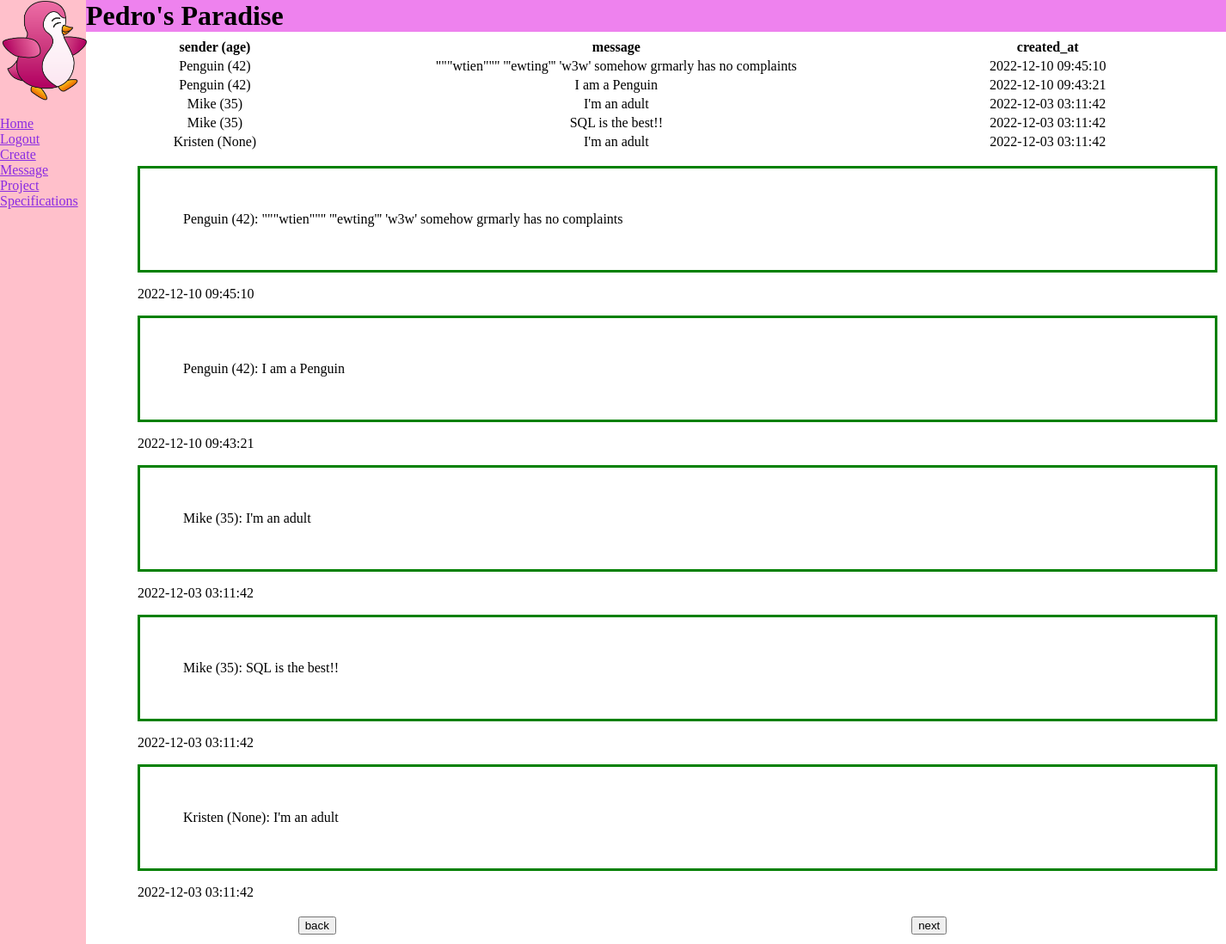
The page / (signed in) on the database its author committed.
### tables this page shows
CREATE TABLE users (
    id INTEGER PRIMARY KEY,
    username TEXT NOT NULL UNIQUE,
    password TEXT NOT NULL,
    age INTEGER
);

CREATE TABLE messages (
    id integer primary key,
    sender_id integer not null,
    message text not null,
    created_at timestamp not null default current_timestamp
    );

### db_twitter/project.py (the view)
@app.route('/')
def root():
    print_debug_info()
    username = request.cookies.get('username')
    password = request.cookies.get('password')
    []
    messages = create_messages()
    for message in messages:
        message
    good_credentials = are_credentials_good(username, password)
    return render_template('root.html', messages=create_messages(), logged_in= good_credentials)

### db_twitter/project.py (called while the page is built)
def print_debug_info():
    print('request.args.get("username")=', request.args.get('username'))
    print('request.args.get("password")=', request.args.get('password'))
    print('request.form.get("username")=', request.form.get('username'))
    print('request.form.get("password")=', request.form.get('password'))
    print('request.cookies.get("username")=', request.cookies.get('username'))
    print('request.cookies.get("password")=', request.cookies.get('password'))

def are_credentials_good(username, password):
    con = sqlite3.connect('twitter_clone.db')
    cur = con.cursor()
    username = username
    sql = """
    SELECT password FROM users  where username= ?
    """
    cur.execute(sql,[username])
    con.commit()
    for row in cur.fetchall():
        if password == row[0]:
            return True
        else:
            return False

### db_twitter/templates/root.html (shortened to what this page needs)
{%extends 'base.html'%}
{% block content %}
<body>
<div class="main">
<table>
    <tr><th>sender (age)</th><th>message</th><th>created_at</th></tr>
    {% for message in messages %}
    <tr>
        <td>{{message['username']}} ({{message['age']}})</td>
        <td>{{message['message']}}</td>
        <td>{{message['posted_at']}}</td>
    </tr>
    {% endfor %}
</table>
{% for message in messages %}
    <p class="post_box">
    {{message['username']}} ({{message['age']}}): {{message['message']}}
    <div class="time_stamp">{{message['posted_at']}}</div>
    </p>
{% endfor %}
</div>
<table>
    <tr>
        <td>
        <button type="button" value="back_page" id="back_page">back</button>
        </td>
        <td>
            <button type="button" value="next_page" id="next_page" >next</button>
        </td>
    </tr>
</table>
</body>
{% endblock %}

### db_twitter/static/css/style.css (style rules this page uses)
body { margin-left: 0px;margin-right: 0px;margin-top: 0px; background-color: white; }
p { text-align: center ; background-size: 50%; }
.main { margin-left: 150px; padding: 0px 10px; align-self: center; size: 90%; align-items: center; padding-top: 3%; width: 83%; margin-right: 175px; }
table { text-align: center; align-self: center; width: 100%; }
.post_box { width: 1150px; border: 3px solid green; padding: 50px; margin-right: 25%; text-align: left; }

### rows shown on the page
users: username "Penguin" "Penguin", username "Penguin" "Penguin"
messages: message "\"\"\"wtien\"\"\" '''ewting''' 'w3w' somehow grmarly has no complaints", posted_at "2022-12-10 09:45:10", message "\"\"\"wtien\"\"\" '''ewting''' 'w3w' somehow grmarly has no complaints", posted_at "2022-12-10 09:45:10"
messages: message "I am a Penguin", posted_at "2022-12-10 09:43:21", message "I am a Penguin", posted_at "2022-12-10 09:43:21"
users: username "Mike" "Mike", username "Mike" "Mike"
messages: message "I'm an adult", posted_at "2022-12-03 03:11:42", message "I'm an adult", posted_at "2022-12-03 03:11:42"
messages: message "SQL is the best!!", posted_at "2022-12-03 03:11:42", message "SQL is the best!!", posted_at "2022-12-03 03:11:42"
users: username "Kristen", username "Kristen"
messages: message "I'm an adult", posted_at "2022-12-03 03:11:42", message "I'm an adult", posted_at "2022-12-03 03:11:42"

### other values the page prints
{{ message['age'] }} "42" "42" "35" "35" "None"
